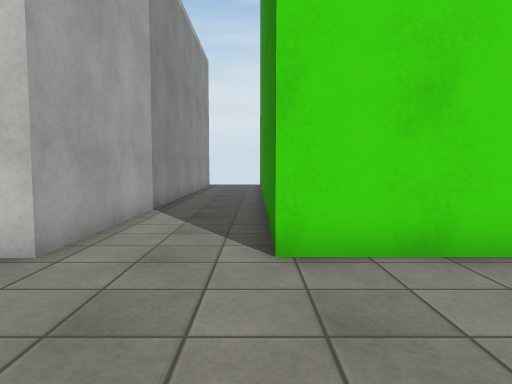
view 1 (above)

13 first-person views from a walk through a 3-D level made in the Unity game engine. The camera is 1.2 m above the floor, tilts 4° down and sees 70° across. The floor is counted in squares, 1 m on a side. Each view is taken from the middle of a square. On the plan, view 1 faces up. The plan holds only what a view shows up to about 15 squares ahead; the rest is blank. The place goes on beyond the plan. Surface patterns are stand-ins for the level's own textures.

view 2
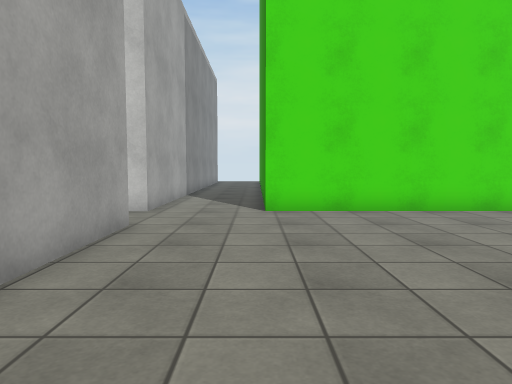

view 3
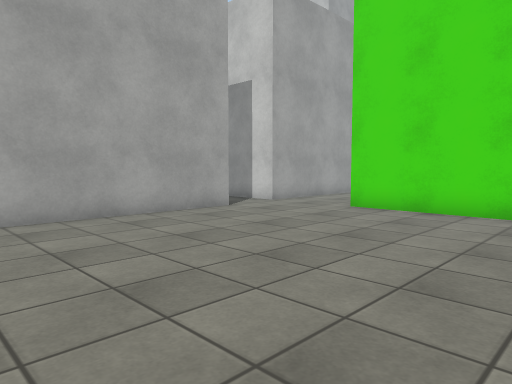

view 4
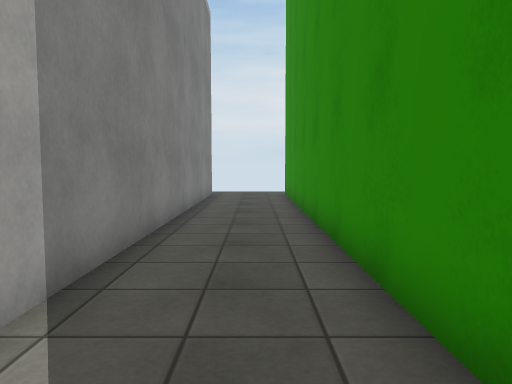

view 5
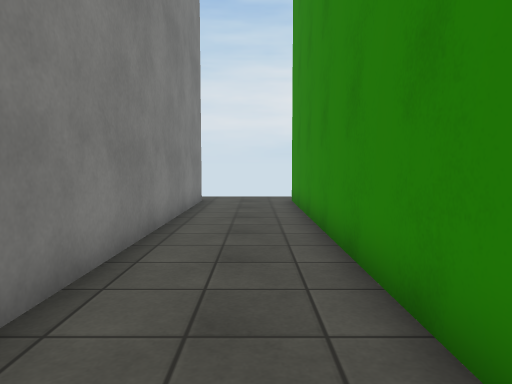

view 6
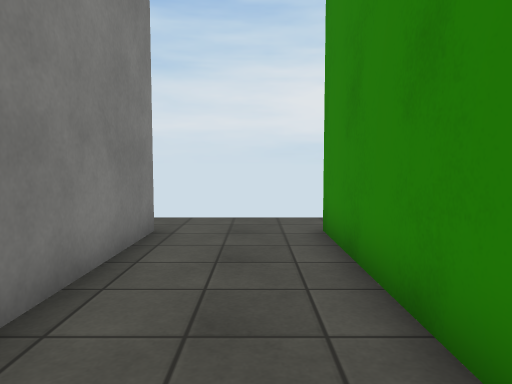

view 7
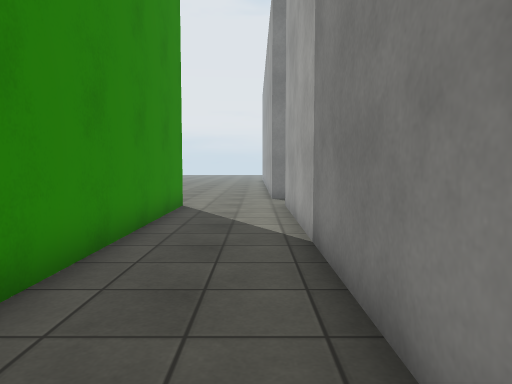

view 8
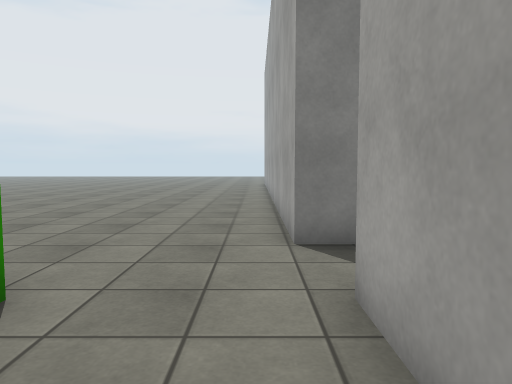

view 9
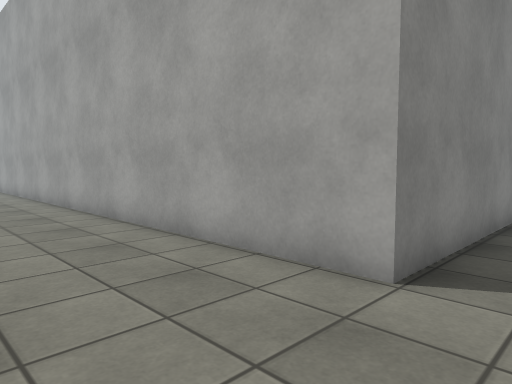

view 10
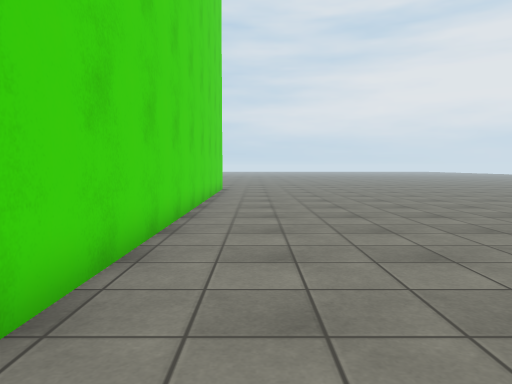

view 11
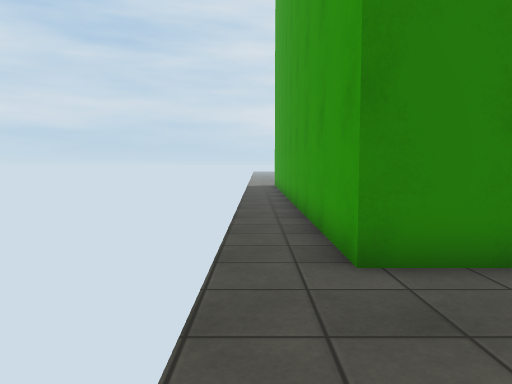

view 12
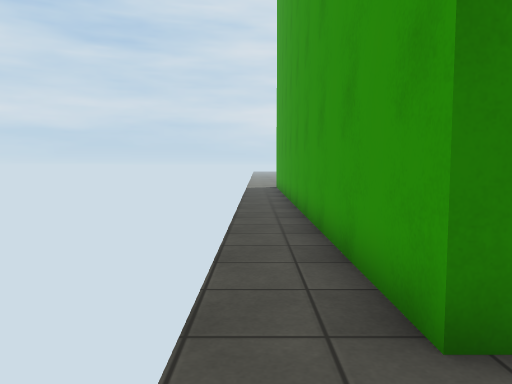

view 13
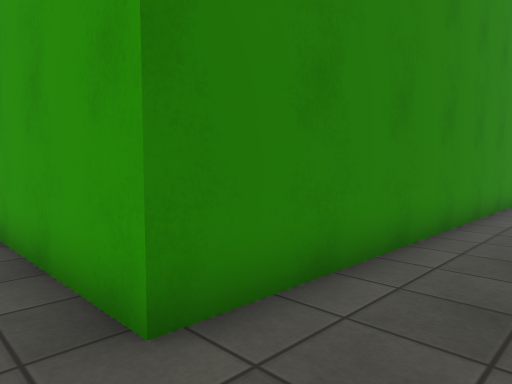

### Floor plan
Points are (right, up) in squares from view 1. A wall is a line through its corners. A room is listed if a view was taken in it or the views show most of it. See-through windows are left out.
Room 1 (views 1, 2, 3, 4, 5, 6, 7, 8, 9, 10, 12, 13)
walls: (-2.6, 2.4) (-2.6, -5.5); (6.5, 4.8) (0.3, 4.8) (0.3, 22.8) (6.5, 22.8); (-2.9, 22.9) (-2.9, 4.8)
ways out: opening at (-3, 3.5) to room 2; opening at (-3, 24) to room 2
Room 2 (view 11)
walls: (-8.2, 2.4) (-2.6, 2.4); (-2.9, 4.8) (-5.4, 4.8)
ways out: opening at (-3, 3.5) to room 1; opening at (-3, 24) to room 1

Where each view was taken, in squares from view 1:
view 1: 0 up, 0 right, facing up
view 2: 5 down, 0 right, facing up
view 3: 5 down, 6 right, facing up-left
view 4: 7 up, 1 left, facing up
view 5: 10 up, 1 left, facing up
view 6: 16 up, 1 left, facing up
view 7: 16 up, 2 left, facing down
view 8: 8 up, 2 left, facing down
view 9: 4 up, 1 right, facing down-left
view 10: 3 up, 0 right, facing right
view 11: 24 up, 4 left, facing right
view 12: 24 up, 2 left, facing right
view 13: 24 up, 2 left, facing down-right
